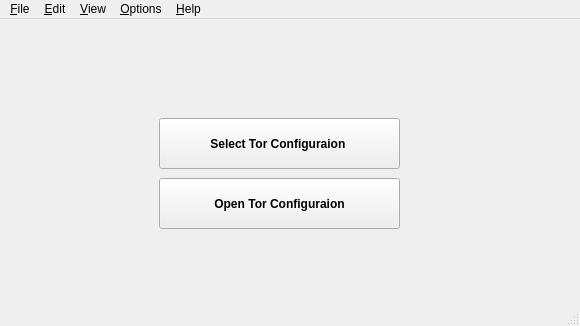
<?xml version="1.0" encoding="UTF-8"?>
<ui version="4.0">
 <class>mainWindow</class>
 <widget class="QMainWindow" name="mainWindow">
  <property name="geometry">
   <rect>
    <x>0</x>
    <y>0</y>
    <width>580</width>
    <height>326</height>
   </rect>
  </property>
  <property name="sizePolicy">
   <sizepolicy hsizetype="Fixed" vsizetype="Fixed">
    <horstretch>0</horstretch>
    <verstretch>0</verstretch>
   </sizepolicy>
  </property>
  <property name="minimumSize">
   <size>
    <width>580</width>
    <height>326</height>
   </size>
  </property>
  <property name="maximumSize">
   <size>
    <width>580</width>
    <height>326</height>
   </size>
  </property>
  <property name="windowTitle">
   <string>Torrc Utility</string>
  </property>
  <property name="windowIcon">
   <iconset resource="gui_resources.qrc">
    <normaloff>:/buttonImages/darknet.png</normaloff>:/buttonImages/darknet.png</iconset>
  </property>
  <widget class="QWidget" name="centralwidget">
   <layout class="QVBoxLayout" name="verticalLayout_3">
    <item>
     <widget class="QFrame" name="frame">
      <property name="frameShape">
       <enum>QFrame::NoFrame</enum>
      </property>
      <property name="frameShadow">
       <enum>QFrame::Plain</enum>
      </property>
      <widget class="QPushButton" name="start_button">
       <property name="geometry">
        <rect>
         <x>150</x>
         <y>90</y>
         <width>241</width>
         <height>51</height>
        </rect>
       </property>
       <property name="sizePolicy">
        <sizepolicy hsizetype="Fixed" vsizetype="Fixed">
         <horstretch>0</horstretch>
         <verstretch>0</verstretch>
        </sizepolicy>
       </property>
       <property name="font">
        <font>
         <weight>75</weight>
         <bold>true</bold>
        </font>
       </property>
       <property name="text">
        <string>Select Tor Configuraion </string>
       </property>
      </widget>
      <widget class="QPushButton" name="open_config_button">
       <property name="geometry">
        <rect>
         <x>150</x>
         <y>150</y>
         <width>241</width>
         <height>51</height>
        </rect>
       </property>
       <property name="sizePolicy">
        <sizepolicy hsizetype="Fixed" vsizetype="Fixed">
         <horstretch>0</horstretch>
         <verstretch>0</verstretch>
        </sizepolicy>
       </property>
       <property name="font">
        <font>
         <weight>75</weight>
         <bold>true</bold>
        </font>
       </property>
       <property name="text">
        <string>Open Tor Configuraion</string>
       </property>
      </widget>
     </widget>
    </item>
   </layout>
  </widget>
  <widget class="QMenuBar" name="menubar">
   <property name="geometry">
    <rect>
     <x>0</x>
     <y>0</y>
     <width>580</width>
     <height>19</height>
    </rect>
   </property>
   <widget class="QMenu" name="menu_File">
    <property name="title">
     <string>&amp;File</string>
    </property>
   </widget>
   <widget class="QMenu" name="menu_View">
    <property name="title">
     <string>&amp;Edit</string>
    </property>
   </widget>
   <widget class="QMenu" name="menu_Options">
    <property name="title">
     <string>&amp;View</string>
    </property>
   </widget>
   <widget class="QMenu" name="menu_Help">
    <property name="title">
     <string>&amp;Options</string>
    </property>
   </widget>
   <widget class="QMenu" name="menu_Help_2">
    <property name="title">
     <string>&amp;Help</string>
    </property>
   </widget>
   <addaction name="menu_File"/>
   <addaction name="menu_View"/>
   <addaction name="menu_Options"/>
   <addaction name="menu_Help"/>
   <addaction name="menu_Help_2"/>
  </widget>
  <widget class="QStatusBar" name="statusbar"/>
 </widget>
 <resources>
  <include location="gui_resources.qrc"/>
 </resources>
 <connections/>
</ui>
